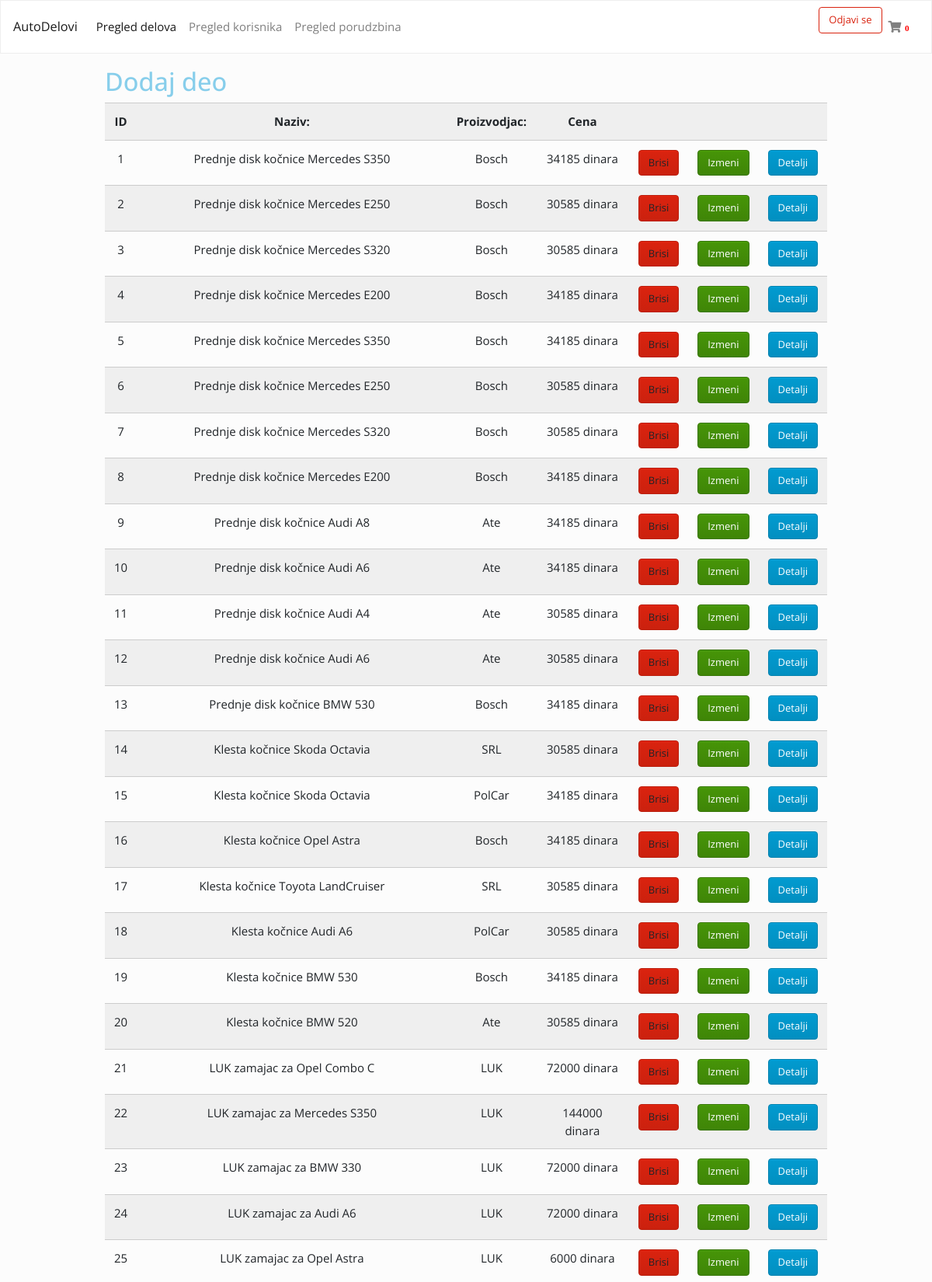
Page /portal/admin.php (signed in, upper part) on the committed database.
### tables this page shows
CREATE TABLE `delovi` (
  `id` int(11) NOT NULL,
  `proizvodjac` varchar(255) NOT NULL,
  `naziv` varchar(255) NOT NULL,
  `opis` text NOT NULL,
  `slika` varchar(255) NOT NULL,
  `cena` decimal(10,0) NOT NULL,
  `cenaPDV` decimal(10,0) NOT NULL,
  `idKategorija` int(11) NOT NULL,
  `idMarka` int(11) DEFAULT NULL
);

### portal/admin.php (the view, shortened to what this page needs)
<!DOCTYPE html>
<html lang="en">
<head>
    <link rel="stylesheet" type="text/css" href="css/bootstrap.min.css">
    <link rel="stylesheet" type="text/css" href="css/style.css">
    <link rel="stylesheet" href="https://cdnjs.cloudflare.com/ajax/libs/font-awesome/5.12.1/css/all.min.css">
</head>
<body>
    <header>
        <nav class="navbar navbar-expand-lg navbar-light bg-light">
            <a class="navbar-brand" href="">AutoDelovi</a>
            <div class="collapse navbar-collapse" id="navbarColor03">
                <ul class="navbar-nav mr-auto">
                    <ul class="navbar-nav mr-auto">
                        <li class="nav-item active">
                            <a class="nav-link" href="admin.php">Pregled delova<span class="sr-only">(current)</span></a>
                        </li>
                        <li class="nav-item">
                            <a class="nav-link" href="pregled-korisnika.php">Pregled korisnika</a>
                        </li>
                        <li class="nav-item">
                            <a class="nav-link" href="pregled-porudzbina.php">Pregled porudzbina</a>
                        </li>
                    </ul>
                </ul>
                <ul class="navbar-nav right">
                    <?php if (isset($_SESSION['userId'])) {
                        echo '<form action="php/logout.php">
    <input type="submit" value="Odjavi se" name="submit-logout" class="btn btn-outline-primary">
    </form>';
                    } else {
                        echo '
    <li class="nav-item">
    <a class="nav-link" data-toggle="modal" data-target=".bd-example-modal-lg"><i class="fas fa-user"></i></a>
    </li>';
                    } ?>
                    <li class="nav-item">
                        <a class="nav-link" href=""><i class="fas fa-shopping-cart"><span class="badge" style="color:red;">0</span></i></a>
                    </li>
                </ul>
            </div>
        </nav>
    </header>
    <main>
        <div class="container">
            <h1 class="mt-3"><a href="php/dodaj_deo.php" style="color:skyblue;">Dodaj deo</a></h1>
            <table class="table table-striped">
                <tr>
                    <th class="text-center">ID</th>
                    <th class="text-center">Naziv:</th>
                    <th class="text-center">Proizvodjac:</th>
                    <th class="text-center">Cena</th>
                    <th></th>
                    <th></th>
                    <th></th>
                </tr>
                <?php
                include 'php/dbConfig.php';
                $query = "SELECT * FROM delovi";
                $statement = $connect->prepare($query);
                $statement->execute();
                $result = $statement->fetchAll();
                $total_row = $statement->rowCount();
                if ($total_row > 0) {
                    foreach ($result as $row) { ?>
                        <tr class="">
                            <td class="text-center"><?= $row['id'] ?></td>
                            <td class="text-center"><?= $row['naziv'] ?></td>
                            <td class="text-center"><?= $row['proizvodjac'] ?></td>
                            <td class="text-center"><?= $row['cenaPDV'] ?> dinara</td>
                            <td class="text-center"><a class="btn btn-primary" onclick="return confirm('Da li ste sigurni da zelite da obrisete deo?')? window.location.href='php/brisi_deo.php?id=<?= $row['id'] ?>':false;">Brisi</a></td>
                            <td class="text-center"><a class="btn btn-success" href="php/izmeni-deo.php?id=<?= $row['id'] ?>">Izmeni</a></td>
                            <td class="text-center"><a class="btn btn-info" href="php/detalji_deo.php?id=<?= $row['id'] ?>">Detalji</a></td>
                        </tr>
                <?php  }
                }
                ?>
            </table>
        </div>
    </main>
</body>
</html>

### portal/css/style.css (style rules this page uses)
body { font-size: 15px; }
a { color: grey; }

### portal/admin.php (style rules this page uses)
.container { max-width: 80%; }

### rows in the picture
delovi: id "1", naziv "Prednje disk kočnice Mercedes S350", proizvodjac "Bosch", cenaPDV "34185"
delovi: id "2", naziv "Prednje disk kočnice Mercedes E250", proizvodjac "Bosch", cenaPDV "30585"
delovi: id "3", naziv "Prednje disk kočnice Mercedes S320", proizvodjac "Bosch", cenaPDV "30585"
delovi: id "4", naziv "Prednje disk kočnice Mercedes E200", proizvodjac "Bosch", cenaPDV "34185"
delovi: id "5", naziv "Prednje disk kočnice Mercedes S350", proizvodjac "Bosch", cenaPDV "34185"
delovi: id "6", naziv "Prednje disk kočnice Mercedes E250", proizvodjac "Bosch", cenaPDV "30585"
delovi: id "7", naziv "Prednje disk kočnice Mercedes S320", proizvodjac "Bosch", cenaPDV "30585"
delovi: id "8", naziv "Prednje disk kočnice Mercedes E200", proizvodjac "Bosch", cenaPDV "34185"
delovi: id "9", naziv "Prednje disk kočnice Audi A8", proizvodjac "Ate", cenaPDV "34185"
delovi: id "10", naziv "Prednje disk kočnice Audi A6", proizvodjac "Ate", cenaPDV "34185"
delovi: id "11", naziv "Prednje disk kočnice Audi A4", proizvodjac "Ate", cenaPDV "30585"
delovi: id "12", naziv "Prednje disk kočnice Audi A6", proizvodjac "Ate", cenaPDV "30585"
delovi: id "13", naziv "Prednje disk kočnice BMW 530", proizvodjac "Bosch", cenaPDV "34185"
delovi: id "14", naziv "Klesta kočnice Skoda Octavia", proizvodjac "SRL", cenaPDV "30585"
delovi: id "15", naziv "Klesta kočnice Skoda Octavia", proizvodjac "PolCar", cenaPDV "34185"
delovi: id "16", naziv "Klesta kočnice Opel Astra", proizvodjac "Bosch", cenaPDV "34185"
delovi: id "17", naziv "Klesta kočnice Toyota LandCruiser", proizvodjac "SRL", cenaPDV "30585"
delovi: id "18", naziv "Klesta kočnice Audi A6", proizvodjac "PolCar", cenaPDV "30585"
delovi: id "19", naziv "Klesta kočnice BMW 530", proizvodjac "Bosch", cenaPDV "34185"
delovi: id "20", naziv "Klesta kočnice BMW 520", proizvodjac "Ate", cenaPDV "30585"
delovi: id "21", naziv "LUK zamajac za Opel Combo C", proizvodjac "LUK", cenaPDV "72000"
delovi: id "22", naziv "LUK zamajac za Mercedes S350", proizvodjac "LUK", cenaPDV "144000"
delovi: id "23", naziv "LUK zamajac za BMW 330", proizvodjac "LUK", cenaPDV "72000"
delovi: id "24", naziv "LUK zamajac za Audi A6", proizvodjac "LUK", cenaPDV "72000"
delovi: id "25", naziv "LUK zamajac za Opel Astra", proizvodjac "LUK", cenaPDV "6000"
